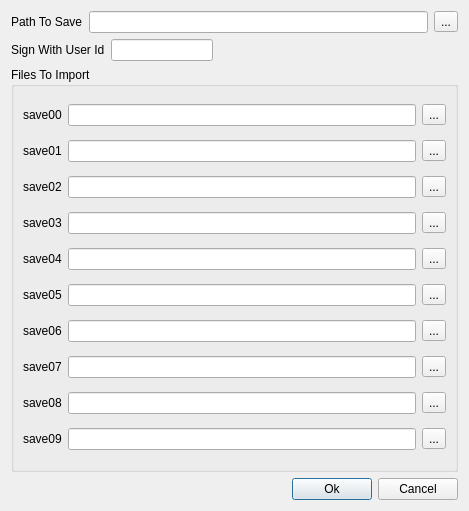
<?xml version="1.0" encoding="UTF-8"?>
<ui version="4.0">
 <class>metadataCreator</class>
 <widget class="QDialog" name="metadataCreator">
  <property name="geometry">
   <rect>
    <x>0</x>
    <y>0</y>
    <width>469</width>
    <height>511</height>
   </rect>
  </property>
  <property name="windowTitle">
   <string>Dialog</string>
  </property>
  <layout class="QVBoxLayout" name="verticalLayout">
   <item>
    <layout class="QHBoxLayout" name="horizontalLayout">
     <item>
      <widget class="QLabel" name="label">
       <property name="text">
        <string>Path To Save</string>
       </property>
      </widget>
     </item>
     <item>
      <widget class="QLineEdit" name="lineOutPath"/>
     </item>
     <item>
      <widget class="QToolButton" name="btnOutPath">
       <property name="text">
        <string>...</string>
       </property>
      </widget>
     </item>
    </layout>
   </item>
   <item>
    <layout class="QHBoxLayout" name="horizontalLayout_2">
     <item>
      <widget class="QLabel" name="label_2">
       <property name="text">
        <string>Sign With User Id</string>
       </property>
      </widget>
     </item>
     <item>
      <widget class="QLineEdit" name="lineUserID"/>
     </item>
     <item>
      <spacer name="horizontalSpacer">
       <property name="orientation">
        <enum>Qt::Horizontal</enum>
       </property>
       <property name="sizeHint" stdset="0">
        <size>
         <width>250</width>
         <height>20</height>
        </size>
       </property>
      </spacer>
     </item>
    </layout>
   </item>
   <item>
    <widget class="QGroupBox" name="groupBox">
     <property name="title">
      <string>Files To Import</string>
     </property>
     <layout class="QVBoxLayout" name="verticalLayout_2">
      <item>
       <layout class="QHBoxLayout" name="horizontalLayout_3">
        <item>
         <widget class="QLabel" name="label_3">
          <property name="text">
           <string>save00</string>
          </property>
         </widget>
        </item>
        <item>
         <widget class="QLineEdit" name="lineSave00"/>
        </item>
        <item>
         <widget class="QToolButton" name="btnSave00">
          <property name="text">
           <string>...</string>
          </property>
         </widget>
        </item>
       </layout>
      </item>
      <item>
       <layout class="QHBoxLayout" name="horizontalLayout_5">
        <item>
         <widget class="QLabel" name="label_4">
          <property name="text">
           <string>save01</string>
          </property>
         </widget>
        </item>
        <item>
         <widget class="QLineEdit" name="lineSave01"/>
        </item>
        <item>
         <widget class="QToolButton" name="btnSave01">
          <property name="text">
           <string>...</string>
          </property>
         </widget>
        </item>
       </layout>
      </item>
      <item>
       <layout class="QHBoxLayout" name="horizontalLayout_7">
        <item>
         <widget class="QLabel" name="label_7">
          <property name="text">
           <string>save02</string>
          </property>
         </widget>
        </item>
        <item>
         <widget class="QLineEdit" name="lineSave02"/>
        </item>
        <item>
         <widget class="QToolButton" name="btnSave02">
          <property name="text">
           <string>...</string>
          </property>
         </widget>
        </item>
       </layout>
      </item>
      <item>
       <layout class="QHBoxLayout" name="horizontalLayout_6">
        <item>
         <widget class="QLabel" name="label_6">
          <property name="text">
           <string>save03</string>
          </property>
         </widget>
        </item>
        <item>
         <widget class="QLineEdit" name="lineSave03"/>
        </item>
        <item>
         <widget class="QToolButton" name="btnSave03">
          <property name="text">
           <string>...</string>
          </property>
         </widget>
        </item>
       </layout>
      </item>
      <item>
       <layout class="QHBoxLayout" name="horizontalLayout_8">
        <item>
         <widget class="QLabel" name="label_8">
          <property name="text">
           <string>save04</string>
          </property>
         </widget>
        </item>
        <item>
         <widget class="QLineEdit" name="lineSave04"/>
        </item>
        <item>
         <widget class="QToolButton" name="btnSave04">
          <property name="text">
           <string>...</string>
          </property>
         </widget>
        </item>
       </layout>
      </item>
      <item>
       <layout class="QHBoxLayout" name="horizontalLayout_11">
        <item>
         <widget class="QLabel" name="label_11">
          <property name="text">
           <string>save05</string>
          </property>
         </widget>
        </item>
        <item>
         <widget class="QLineEdit" name="lineSave05"/>
        </item>
        <item>
         <widget class="QToolButton" name="btnSave05">
          <property name="text">
           <string>...</string>
          </property>
         </widget>
        </item>
       </layout>
      </item>
      <item>
       <layout class="QHBoxLayout" name="horizontalLayout_10">
        <item>
         <widget class="QLabel" name="label_10">
          <property name="text">
           <string>save06</string>
          </property>
         </widget>
        </item>
        <item>
         <widget class="QLineEdit" name="lineSave06"/>
        </item>
        <item>
         <widget class="QToolButton" name="btnSave06">
          <property name="text">
           <string>...</string>
          </property>
         </widget>
        </item>
       </layout>
      </item>
      <item>
       <layout class="QHBoxLayout" name="horizontalLayout_9">
        <item>
         <widget class="QLabel" name="label_9">
          <property name="text">
           <string>save07</string>
          </property>
         </widget>
        </item>
        <item>
         <widget class="QLineEdit" name="lineSave07"/>
        </item>
        <item>
         <widget class="QToolButton" name="btnSave07">
          <property name="text">
           <string>...</string>
          </property>
         </widget>
        </item>
       </layout>
      </item>
      <item>
       <layout class="QHBoxLayout" name="horizontalLayout_12">
        <item>
         <widget class="QLabel" name="label_12">
          <property name="text">
           <string>save08</string>
          </property>
         </widget>
        </item>
        <item>
         <widget class="QLineEdit" name="lineSave08"/>
        </item>
        <item>
         <widget class="QToolButton" name="btnSave08">
          <property name="text">
           <string>...</string>
          </property>
         </widget>
        </item>
       </layout>
      </item>
      <item>
       <layout class="QHBoxLayout" name="horizontalLayout_13">
        <item>
         <widget class="QLabel" name="label_13">
          <property name="text">
           <string>save09</string>
          </property>
         </widget>
        </item>
        <item>
         <widget class="QLineEdit" name="lineSave09"/>
        </item>
        <item>
         <widget class="QToolButton" name="btnSave09">
          <property name="text">
           <string>...</string>
          </property>
         </widget>
        </item>
       </layout>
      </item>
     </layout>
    </widget>
   </item>
   <item>
    <layout class="QHBoxLayout" name="horizontalLayout_4">
     <item>
      <spacer name="horizontalSpacer_2">
       <property name="orientation">
        <enum>Qt::Horizontal</enum>
       </property>
       <property name="sizeHint" stdset="0">
        <size>
         <width>40</width>
         <height>20</height>
        </size>
       </property>
      </spacer>
     </item>
     <item>
      <widget class="QPushButton" name="btnOk">
       <property name="enabled">
        <bool>true</bool>
       </property>
       <property name="text">
        <string>Ok</string>
       </property>
      </widget>
     </item>
     <item>
      <widget class="QPushButton" name="btnCancel">
       <property name="text">
        <string>Cancel</string>
       </property>
       <property name="icon">
        <iconset resource="images.qrc">
         <normaloff>:/icon/quit</normaloff>:/icon/quit</iconset>
       </property>
      </widget>
     </item>
    </layout>
   </item>
  </layout>
 </widget>
 <resources>
  <include location="images.qrc"/>
 </resources>
 <connections>
  <connection>
   <sender>btnCancel</sender>
   <signal>clicked()</signal>
   <receiver>metadataCreator</receiver>
   <slot>close()</slot>
   <hints>
    <hint type="sourcelabel">
     <x>421</x>
     <y>480</y>
    </hint>
    <hint type="destinationlabel">
     <x>234</x>
     <y>255</y>
    </hint>
   </hints>
  </connection>
 </connections>
</ui>
